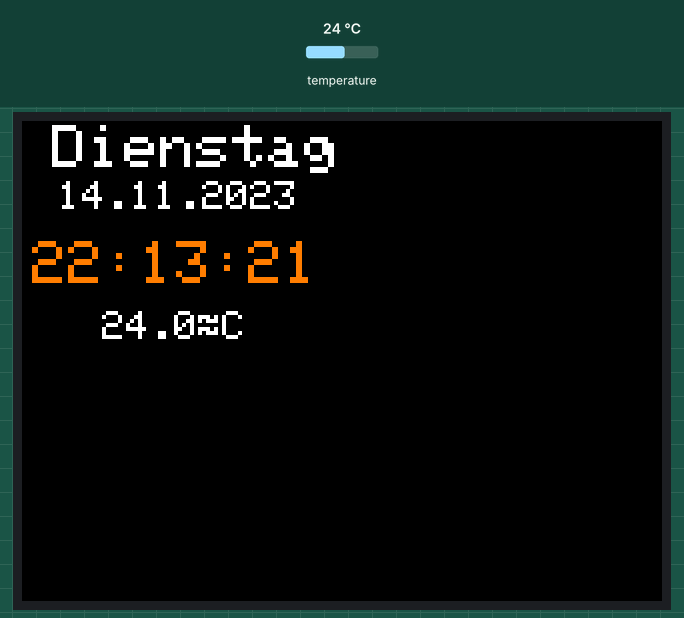
Bench run of a sketch on a simulated ESP32. Parts: 320×240 colour display. The inputs (shaded band) are chosen by the test bench; at power-on: temperature 24 °C. The local clock reads 2024-03-15 10:24:30 at power-on unless the sketch sets it.

Above: at 1.4 s.
1.5 s: temperature set to 12 °C
At 2.8 s:
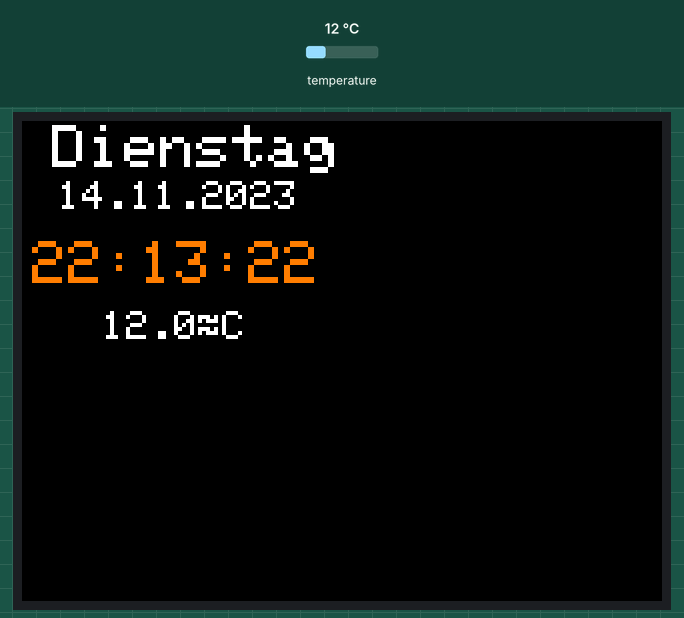
3.5 s: temperature set to 19 °C
At 4.4 s:
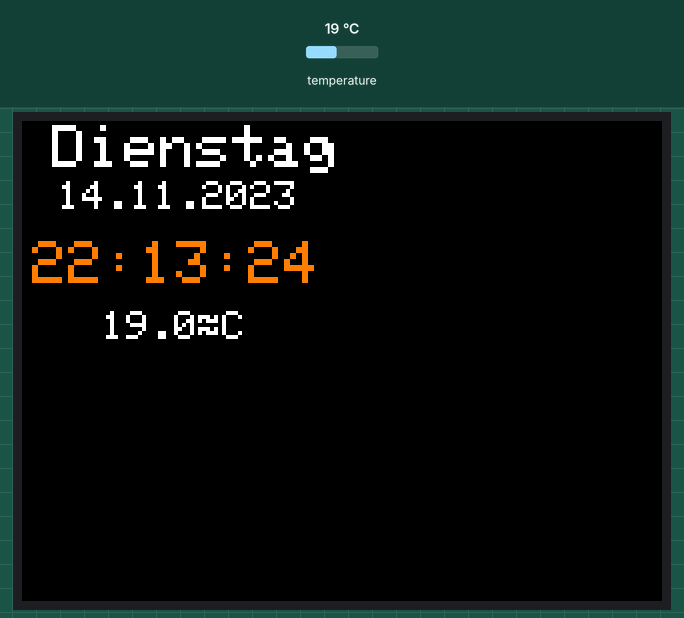
5.5 s: temperature set to 28 °C
At 6.8 s:
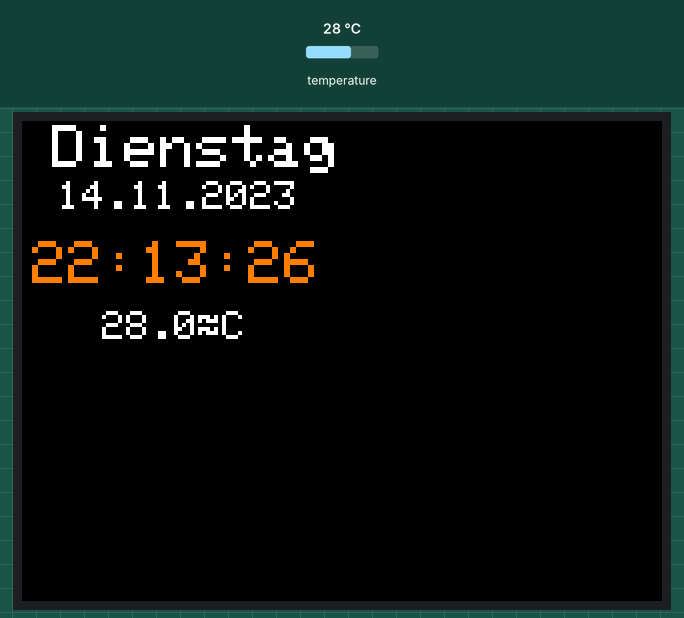
Timing chart, 0 to 8.5 s (numbered marks = the images above; inputs shaded):
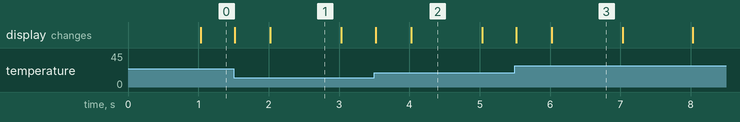

Measured:
- what the display in image 1 shows lasts 1.0 s, from 2.0 s to 3.0 s

The sketch:

ESP32-RTC-Clock.ino
```cpp
/*************************************************************************************************
                                      PROGRAMMINFO
**************************************************************************************************
  Funktion: ESP32 TFT 1.77" RTC
            Datum, Uhrzeit, Temperatur

**************************************************************************************************
  Version: 18.02.2023
**************************************************************************************************
  Board: ESP32vn IoT UNO
**************************************************************************************************
  Libraries:
  https://github.com/espressif/arduino-esp32/tree/master/libraries
  C:\Users\User\Documents\Arduino
  D:\gittemp\Arduino II\A156_Wetterdaten_V3
**************************************************************************************************
  C++ Arduino IDE V1.8.19
**************************************************************************************************
  Einstellungen:
  https://dl.espressif.com/dl/package_esp32_index.json
  http://dan.drown.org/stm32duino/package_STM32duino_index.json
  http://arduino.esp8266.com/stable/package_esp8266com_index.json

Verdrahtung:
ESP32 1.77" TFT Display
GND   GND
5V    VCC
18    SCK
23    SDA (MOSI)
14    RES (RST)
13    RS (DC)
12    CS
3.3V  LEDA


RTC -> G, V, SCL, SDA

------------------------------------------------------------------------------------------------
// TFT 1.77" Library

#define ST7735_DRIVER
#define TFT_WIDTH 128
#define TFT_HEIGHT 160
#define ST7735_REDTAB
#define TFT_BACKLIGHT_ON HIGH // HIGH or LOW are options

// ###### EDIT THE PIN NUMBERS IN THE LINES FOLLOWING TO SUIT YOUR ESP32 SETUP ######
#define TFT_MOSI 23
#define TFT_SCLK 18
#define TFT_CS 12 // Chip select control pin
#define TFT_DC 13 // Data Command control pin
#define TFT_RST 14 // Reset pin (could connect to RST pin)

#define LOAD_GLCD   // Font 1. Original Adafruit 8 pixel font needs ~1820 bytes in FLASH
#define LOAD_FONT2  // Font 2. Small 16 pixel high font, needs ~3534 bytes in FLASH, 96 characters
#define LOAD_FONT4  // Font 4. Medium 26 pixel high font, needs ~5848 bytes in FLASH, 96 characters
#define LOAD_FONT6  // Font 6. Large 48 pixel font, needs ~2666 bytes in FLASH, only characters 1234567890:-.apm
#define LOAD_FONT7  // Font 7. 7 segment 48 pixel font, needs ~2438 bytes in FLASH, only characters 1234567890:-.
#define LOAD_FONT8  // Font 8. Large 75 pixel font needs ~3256 bytes in FLASH, only characters 1234567890:-.
#define LOAD_GFXFF  // FreeFonts. Include access to the 48 Adafruit_GFX free fonts FF1 to FF48 and custom fonts

// Comment out the #define below to stop the SPIFFS filing system and smooth font code being loaded
// this will save ~20kbytes of FLASH
#define SMOOTH_FONT
#define SPI_FREQUENCY  27000000 // Actually sets it to 26.67MHz = 80/3

// Optional reduced SPI frequency for reading TFT
#define SPI_READ_FREQUENCY  20000000

// The XPT2046 requires a lower SPI clock rate of 2.5MHz so we define that here:
#define SPI_TOUCH_FREQUENCY  2500000

// Transactions are automatically enabled by the library for an ESP32 (to use HAL mutex)
// so changing it here has no effect

// #define SUPPORT_TRANSACTIONS
**************************************************************************************************/

#include <Arduino.h>


#ifdef U8X8_HAVE_HW_SPI
#include <SPI.h>
#endif
#ifdef U8X8_HAVE_HW_I2C
#include <Wire.h>
#endif
#include <Wire.h>
#include "RTClib.h"
RTC_DS3231 rtc;
char daysOfTheWeek[7][12] = {
  "Sonntag",
  "Montag",
  "Dienstag",
  "Mittwoch",
  "Donnerstag",
  "Freitag",
  "Samstag"
};


// New background colour
#define TFT_BROWN 0x38E0

// Pause in milliseconds between screens, change to 0 to time font rendering
#define WAIT 2000

#include <TFT_eSPI.h> // Graphics and font library for ST7735 driver chip
#include <SPI.h>

TFT_eSPI tft = TFT_eSPI();  // Invoke library, pins defined in User_Setup.h

unsigned long targetTime = 0; // Used for testing draw times

void setup(void) {
  Serial.begin(115200);

  rtc.begin();
  rtc.adjust(DateTime(F(__DATE__), F(__TIME__)));
  /* To manualy set date and time,
    remove the coment // signs
    and enter new values in the followingline
    in this sequence: year, day, month, hour, minute and second.*/
  //rtc.adjust(DateTime(2020, 2, 24, 10, 00, 0));


  tft.init();
  tft.setRotation(1);
  tft.fillScreen(TFT_BLACK);
  tft.setTextColor(TFT_WHITE, TFT_BLACK); //weiss
}

void loop() {
  DateTime now = rtc.now();

  //********* TFT *****************
  tft.setTextSize (3);

  //---------- Seite 1 ----------------------------


  tft.drawString((daysOfTheWeek[now.dayOfTheWeek()]), 15, 2);


  //Datum
  tft.setTextSize (2);

  if (now.day() < 10) {
    tft.print("0");
    tft.setCursor (18, 30);
    tft.print(now.day());
  }
  else {
    tft.setCursor (18, 30);
    tft.print(now.day(), DEC);
  }
  tft.print(".");
  if (now.month() < 10) {
    tft.print("0");
    tft.print(now.month());
  }
  else {
    tft.print(now.month(), DEC);
  }
  tft.print(".");
  tft.print(now.year(), DEC);


  //Uhrzeit
  tft.setTextColor(0xFBE0, TFT_BLACK);
  tft.setTextSize (3);
  tft.setCursor(5, 60);
  if (now.hour() < 10) {
    tft.print("0");
    tft.print(now.hour());
  }
  else {
    tft.print(now.hour(), DEC);
  }
  tft.print(':');
  if (now.minute() < 10) {
    tft.print("0");
    tft.print(now.minute());
  }
  else {
    tft.print(now.minute(), DEC);
  }
  tft.print(':');
  if (now.second() < 10) {
    tft.print("0");
    tft.print(now.second());
  }
  else {
    tft.print(now.second(), DEC);
  }

  //Temperatur
  tft.setTextColor(TFT_WHITE, TFT_BLACK);
  tft.setTextSize (2);
  tft.setCursor(40, 95);
  tft.print(rtc.getTemperature(), (1));
  tft.print("\xF7""C");
}
```
